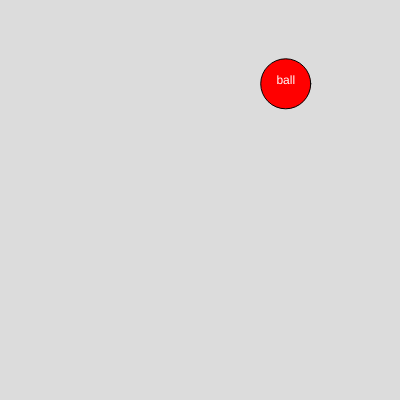
Frame 1 (no input)
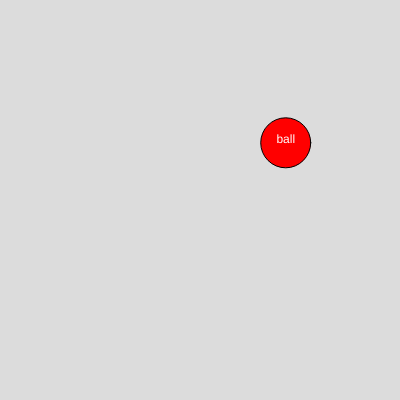
Frame 60 (no input)
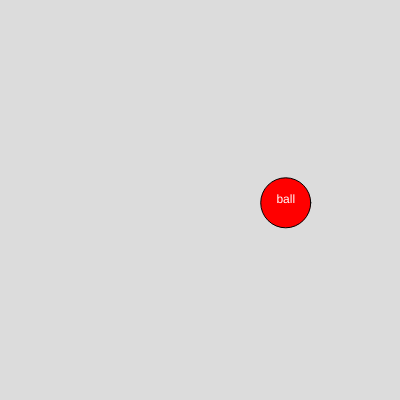
Frame 120 (the mouse pressed at the canvas centre since frame 60)

The p5.js sketch that drew these frames (run headless with seeded random() and noise() and a simulated clock; from frame 60 on, the mouse is pressed at the canvas centre):

// p5.js sketch
// ── sketch.js
class Particle {
  constructor(pos) {
    this.name = "ball";
    this.color = "red";
    // p5 vector
    this.pos = pos;
    this.speed = 1;
  }

  bounce() {
    if (this.pos.y >= height || this.pos.y <= 0) {
      this.speed *= -1;
    }
    this.pos.y += this.speed;
  }
}

var ball;

function setup() {
  createCanvas(400, 400);
  textAlign(CENTER);
  ball = new Particle(createVector(random(width), random(height)));
  print(ball.color);
  print(ball.pos.x);
}

function draw() {
  background(220);
  ball.bounce();
  fill(ball.color);
  ellipse(ball.pos.x, ball.pos.y, 50, 50);
  fill(255);
  text(ball.name, ball.pos.x, ball.pos.y);
}
